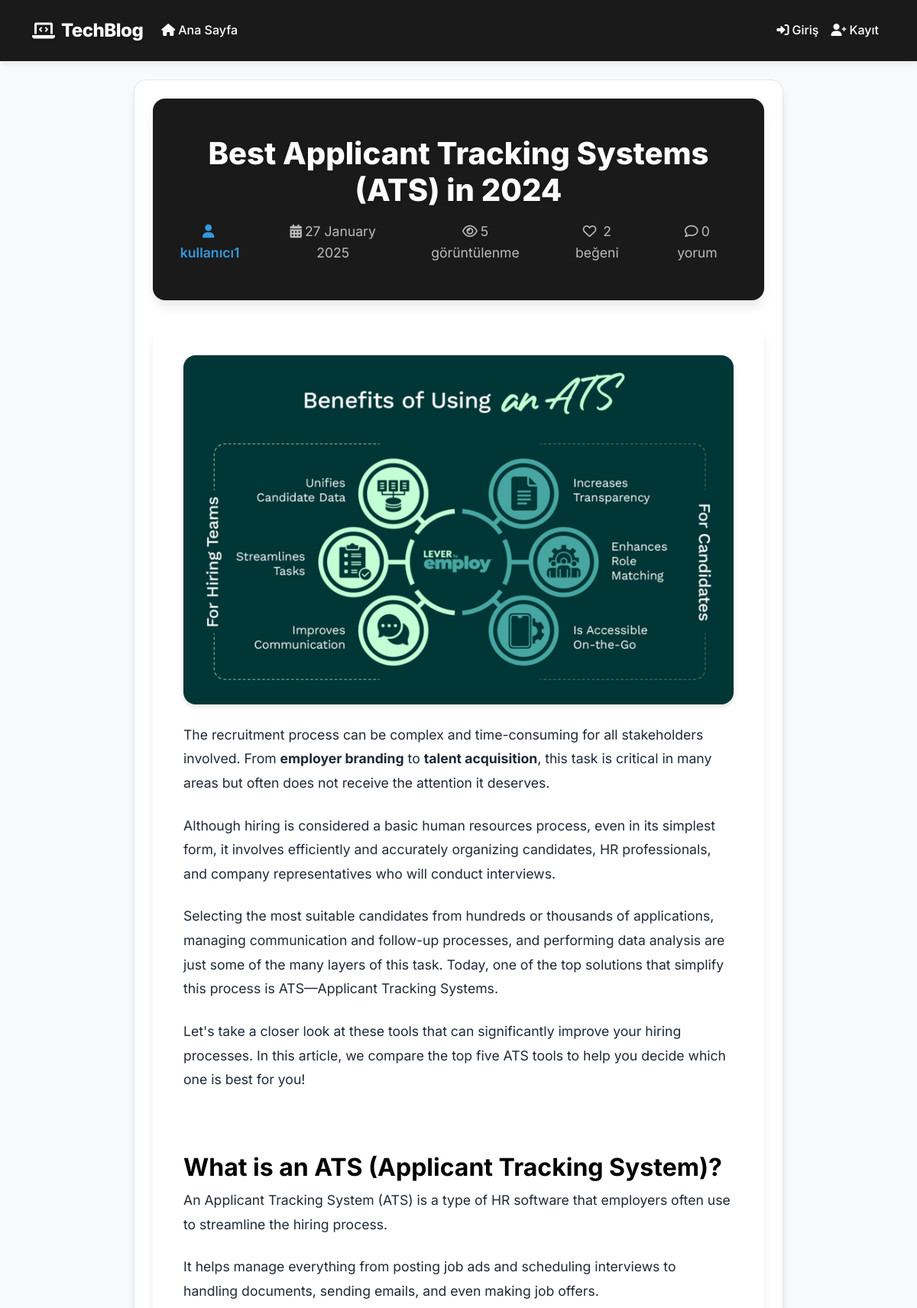
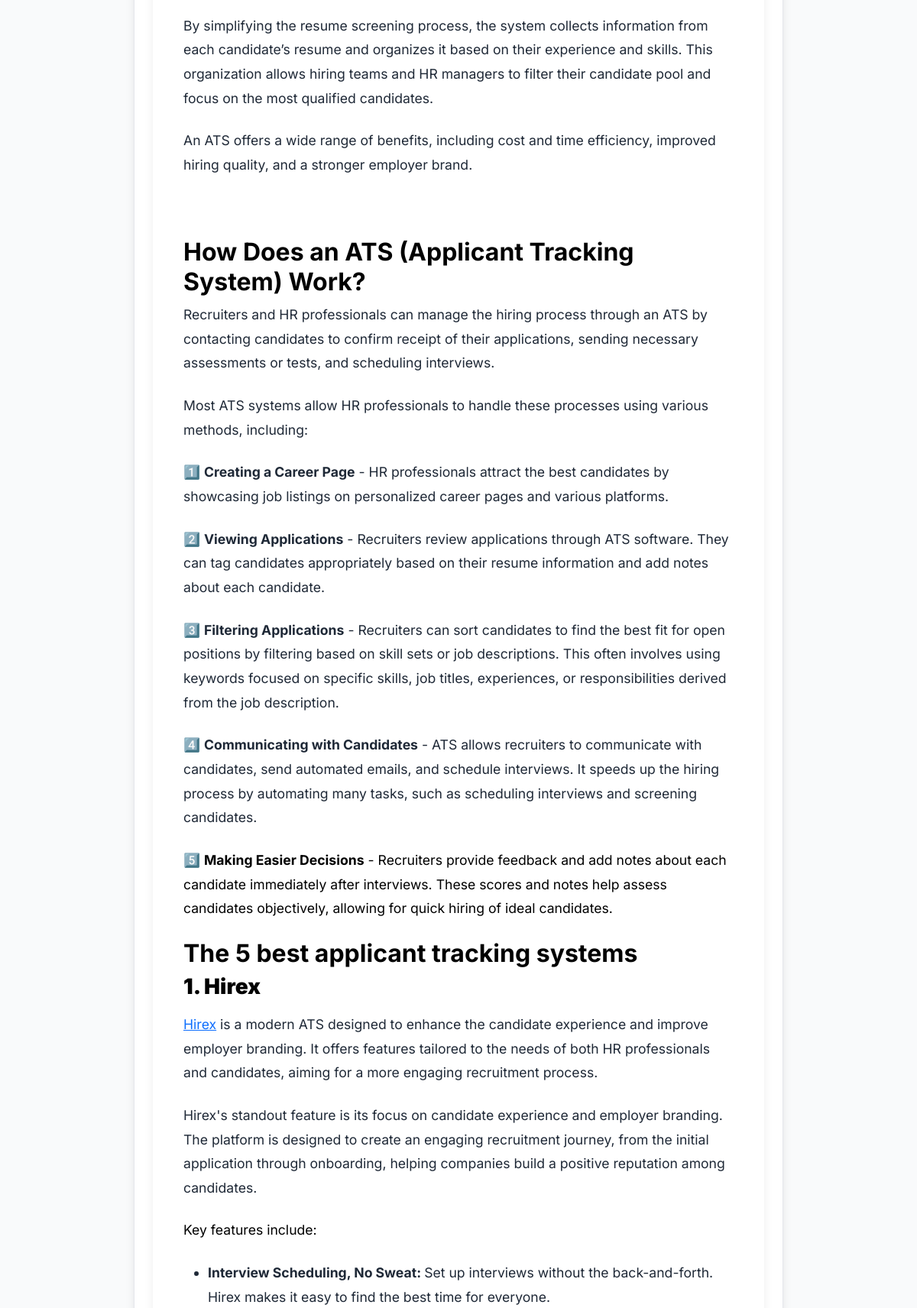
Screenshot of /post/3 (upper part) with the database file from the repository (2 pictures, top to bottom).
### blog/models.py (models this page shows, shortened)
class Post(db.Model):
    id = db.Column(db.Integer, primary_key=True)
    title = db.Column(db.String(100), nullable=False)
    date_posted = db.Column(db.DateTime, nullable=False, default=datetime.utcnow)
    content = db.Column(db.Text, nullable=False)
    image_file = db.Column(db.String(20), nullable=False, default='default_post.jpg')
    views = db.Column(db.Integer, default=0)
    user_id = db.Column(db.Integer, db.ForeignKey('user.id'), nullable=False)
    comments = db.relationship('Comment', backref='post', lazy=True, cascade='all, delete-orphan')
    likes = db.relationship('PostLike', backref='post', lazy=True, cascade='all, delete-orphan')
    def like_count(self):
        return len(self.likes)
    def comment_count(self):
        return len(self.comments)

class User(db.Model, UserMixin):
    id = db.Column(db.Integer, primary_key=True)
    username = db.Column(db.String(20), unique=True, nullable=False)
    email = db.Column(db.String(120), unique=True, nullable=False)
    password = db.Column(db.String(60), nullable=False)
    is_admin = db.Column(db.Boolean, default=False)
    bio = db.Column(db.Text, nullable=True)
    location = db.Column(db.String(100), nullable=True)
    website = db.Column(db.String(100), nullable=True)
    twitter = db.Column(db.String(100), nullable=True)
    instagram = db.Column(db.String(100), nullable=True)
    github = db.Column(db.String(100), nullable=True)
    join_date = db.Column(db.DateTime, nullable=False, default=datetime.utcnow)
    posts = db.relationship('Post', backref='author', lazy=True)
    likes = db.relationship('PostLike', backref='user', lazy=True)
    comments = db.relationship('Comment', backref='author', lazy=True)

### blog/main.py (the view, shortened to what this page needs)
@main.route("/post/<int:post_id>", methods=['GET', 'POST'])
def post(post_id):
    post = Post.query.get_or_404(post_id)
    form = CommentForm()
    if not current_user.is_authenticated or current_user != post.author:
        post.views += 1
        db.session.commit()
    return render_template('post.html', title=post.title, post=post, form=form)

### blog/templates/post.html (shortened to what this page needs)
{% extends "layout.html" %}
{% block content %}
<div class="post-detail-container">
    <article class="content-section">
        <div class="post-header">
            <h1 class="display-4 text-center mb-3">{{ post.title }}</h1>
            <div class="post-meta text-center">
                <a href="{{ url_for('users.profile', username=post.author.username) }}" class="me-3">
                    <i class="fas fa-user me-1"></i>{{ post.author.username }}
                </a>
                <span class="mx-3">
                    <i class="fas fa-calendar-alt me-1"></i>{{ post.date_posted.strftime('%d %B %Y') }}
                </span>
                <span class="mx-3">
                    <i class="far fa-eye me-1"></i>{{ post.views }} görüntülenme
                </span>
                <span class="mx-3">
                    {% if current_user.is_authenticated %}
                        <button class="btn btn-like {{ 'liked' if post.is_liked_by(current_user) }}" onclick="likePost({{ post.id }})">
                            <i class="fas fa-heart me-1"></i>
                            <span class="like-count">{{ post.like_count() }}</span>
                        </button>
                    {% else %}
                        <i class="far fa-heart me-1"></i>
                        <span class="like-count">{{ post.like_count() }}</span> beğeni
                    {% endif %}
                </span>
                <span class="mx-3">
                    <i class="far fa-comment me-1"></i>{{ post.comment_count() }} yorum
                </span>
            </div>
        </div>
        <div class="post-content">
            {% if post.image_file != 'default_post.jpg' %}
            <div class="post-image mb-4">
                <img src="{{ url_for('static', filename='post_images/' + post.image_file) }}" class="img-fluid rounded" alt="{{ post.title }}">
            </div>
            {% endif %}
            <div class="article-content">
                {{ post.content | safe }}
            </div>
        </div>
    </article>
</div>
{% endblock content %}

### blog/static/css/main.css (style rules this page uses)
:root { --primary-color: #6366f1; --primary-hover: #4f46e5; --secondary-color: #ec4899; --text-color: #1f2937; --bg-color: #f9fafb; --card-bg: #ffffff; --border-color: #e5e7eb; --muted-text: #6b7280; --success-color: #10b981; --danger-color: #ef4444; --warning-color: #f59e0b; }
body { background: var(--bg-color); color: var(--text-color); margin-top: 5rem; font-family: 'Inter', sans-serif; line-height: 1.6; }
h1, h2, h3, h4, h5, h6 { color: #444444; }
.content-section { background: var(--card-bg); padding: 1.5rem; border-radius: 1rem; box-shadow: 0 10px 15px -3px rgba(0, 0, 0, 0.1), 0 4px 6px -2px rgba(0, 0, 0, 0.05); margin-bottom: 2rem; border: 1px solid var(--border-color); transition: all 0.3s ease; }
.article-content { font-size: 1.1rem; line-height: 1.8; color: #555; }
.content-section h3 { color: var(--primary-color); font-weight: 600; margin-bottom: 1rem; }
.post-detail-container { max-width: 850px; margin: 0 auto; }
.post-header { background: #1a1a1a; color: white; padding: 3rem 2rem; border-radius: 1rem; box-shadow: 0 10px 15px -3px rgba(0, 0, 0, 0.1); margin-bottom: 2rem; }
.post-header .display-4 { color: white; font-size: 2.5rem; font-weight: 800; text-shadow: 0 2px 4px rgba(0, 0, 0, 0.1); }
.post-meta { color: rgba(255, 255, 255, 0.9); font-size: 1.1rem; display: flex; justify-content: center; align-items: center; gap: 1rem; }
.post-meta a { color: #3498db; font-weight: 600; text-decoration: none; transition: color 0.2s; }
.post-meta .mx-3 { color: rgba(255, 255, 255, 0.7); }
.post-content { background: var(--card-bg); padding: 2.5rem; border-radius: 1rem; box-shadow: 0 10px 15px -3px rgba(0, 0, 0, 0.1); font-size: 1.2rem; line-height: 1.8; }
.post-content .article-content { color: var(--text-color); margin-bottom: 2rem; }
.post-content p { margin-bottom: 1.5rem; }
.post-image { position: relative; overflow: hidden; border-radius: 1rem; box-shadow: 0 4px 6px rgba(0, 0, 0, 0.1); }
.post-image img { width: 100%; height: auto; object-fit: cover; transition: transform 0.3s ease; }
.content-section .post-image img { max-height: 400px; object-fit: cover; }
.post-detail-container .post-image img { max-height: 500px; object-fit: cover; width: 100%; }

### rows the page displays
Post: title "Best Applicant Tracking Systems (ATS) in 2024", date_posted "27 January 2025", views "5", image_file (picture), content "The recruitment process can be complex and time-consuming for all stakeholders involved. From employer branding to talent acquisition , this task is critical in many areas but often does not receive the attention it deserves. Although hiring is considered a basic human resources process, even in its simplest form, it involves efficiently and accurately organizing candidates, HR professionals, and company representatives who will conduct interviews. Selecting the most suitable candidates from hundreds or thousands of applications, managing communication and follow-up processes, and performing data analysis are just some of the many layers of this task. Today, one of the top solutions that…"
User: author.username "kullanıcı1"

### other values shown
{{ post.like_count() }} "2"
{{ post.comment_count() }} "0"
